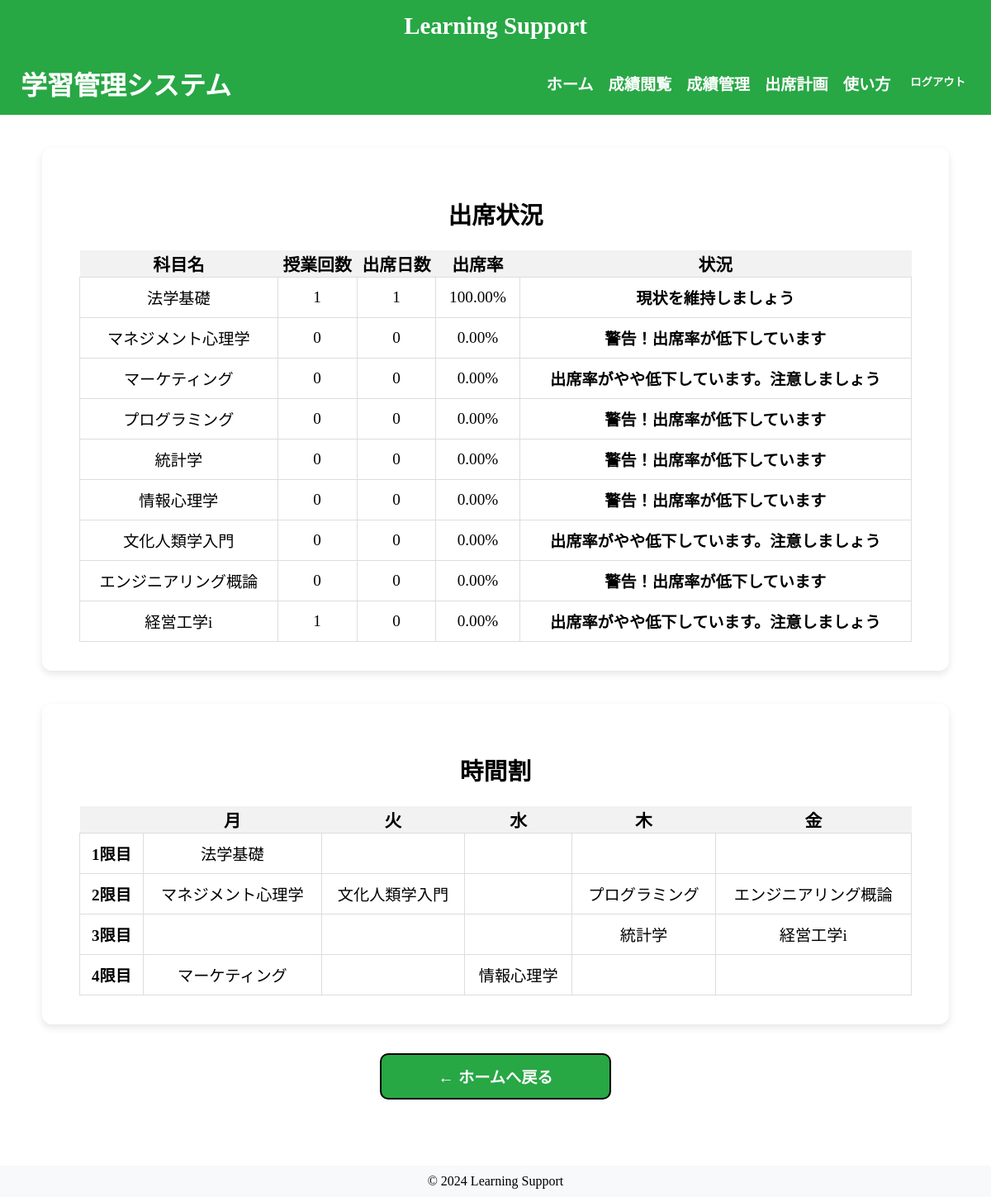
Screenshot of /core/attendance_plan/ (signed in) with the database file from the repository.
### core/models.py (models this page shows, shortened)
class Subject(models.Model):
    SUBJECT_CLASS_CHOICES = [
        ('必修', '必修'),
        ('教養', '教養'),
        ('専門', '専門'),
    ]
    DAY_CHOICES = [
        ('月', '月曜日'),
        ('火', '火曜日'),
        ('水', '水曜日'),
        ('木', '木曜日'),
        ('金', '金曜日'),
    ]
    subject_id = models.AutoField(primary_key=True)
    student = models.ForeignKey(Student, on_delete=models.CASCADE)
    subject_name = models.CharField(max_length=50)
    subject_class = models.CharField(max_length=10, choices=SUBJECT_CLASS_CHOICES)
    subject_score = models.IntegerField(null=True, blank=True)
    attend_days = models.IntegerField(default=0)
    lesson_count = models.IntegerField(null=True, blank=True)
    day_of_week = models.CharField(max_length=2, choices=DAY_CHOICES, default='月')
    date = models.CharField(max_length=10, default="月曜日")
    table = models.CharField(max_length=10, default="1限目")
    class Meta:
        constraints = [
            models.UniqueConstraint(
                fields=['student', 'subject_name'],
                name='unique_student_subject'
            )
        ]

### core/views.py (the view)
# urls.py: path('attendance_plan/', views.attendance_plan, name='attendance_plan'),
@never_cache
def attendance_plan(request):
    student = Student.objects.get(user=request.user)
    subjects = Subject.objects.filter(student=student).order_by('day_of_week', 'table')
    days = ['月曜日', '火曜日', '水曜日', '木曜日', '金曜日']
    periods = ['1限目', '2限目', '3限目', '4限目']
    day_map = {
        '月': '月曜日', '火': '火曜日', '水': '水曜日',
        '木': '木曜日', '金': '金曜日',
        '月曜日': '月曜日', '火曜日': '火曜日',
        '水曜日': '水曜日', '木曜日': '木曜日',
        '金曜日': '金曜日',
    }
    timetable = {}
    for subject in subjects:
        period = subject.table.strip()
        raw_day = subject.day_of_week.strip()
        day = day_map.get(raw_day, raw_day)
        if period not in timetable:
            timetable[period] = {}
        timetable[period][day] = subject.subject_name
    attendance_data = []
    warning_required_subject = False  # 必修警告フラグ
    for subject in subjects:
        lesson_count = subject.lesson_count or 0
        attend_days = subject.attend_days or 0
        if lesson_count > 0:
            attendance_rate = (attend_days / lesson_count) * 100
        else:
            attendance_rate = 0
        if attendance_rate < 70:
            if subject.subject_class == "必修":
                status = "警告！出席率が低下しています"
                status_class = "status-danger"   # ← 赤表示は必修のみ
                warning_required_subject = True
            else:
                status = "出席率がやや低下しています。注意しましょう"
                status_class = "status-warning"  # ← 赤にしない
        elif attendance_rate < 80:
            status = "少し注意が必要です"
            status_class = "status-warning"
        else:
            status = "現状を維持しましょう"
            status_class = "status-safe"
        attendance_data.append({
            'subject_name': subject.subject_name,
            'lesson_count': lesson_count,
            'attend_days': attend_days,
            'attendance_rate': round(attendance_rate, 1),
            'status': status,
            'status_class': status_class,
        })
    return render(request, 'core/attendance_plan.html', {
        'attendance_data': attendance_data,
        'timetable': timetable,
        'days': days,
        'periods': periods,
    })

### core/templatetags/custom_filters.py (called while the page is built)
@register.filter(name='dict_get')  # ← ここに 'dict_get' を明示的に指定
def dict_get(dictionary, key):
    if isinstance(dictionary, dict):
        return dictionary.get(key)
    return None

### core/templates/core/attendance_plan.html (shortened to what this page needs)
{% extends 'base.html' %}
{% load custom_filters %}
{% block content %}
<header style="display: flex; justify-content: space-between; align-items: center; padding: 15px 25px; background-color: #28a745; color: white; font-size: 1.2rem;">
    <h1 style="margin: 0; font-size: 2rem;">学習管理システム</h1>
    <nav>
        <ul style="list-style: none; display: flex; gap: 18px; margin: 0; padding: 0; font-size: 1.2rem;">
            <li><a href="{% url 'core:student_home' %}" style="text-decoration: none; color: white; font-weight: bold;">ホーム</a></li>
            <li><a href="{% url 'core:grade_view' %}" style="text-decoration: none; color: white; font-weight: bold;">成績閲覧</a></li>
            <li><a href="{% url 'core:manage_grades' %}" style="text-decoration: none; color: white; font-weight: bold;">成績管理</a></li>
            <li><a href="{% url 'core:attendance_plan' %}" style="text-decoration: none; color: white; font-weight: bold;">出席計画</a></li>
            <li><a href="{% url 'core:manual' %}" style="text-decoration: none; color: white; font-weight: bold;">使い方</a></li>
            <li>
                <form method="POST" action="{% url 'core:logout' %}" style="display: inline;">
                    <button type="submit" style="background: none; border: none; color: white; font-weight: bold; cursor: pointer;">
                        ログアウト
                    </button>
                </form>
            </li>
        </ul>
    </nav>
</header>
<div style="padding:40px;display:flex;flex-direction:column;align-items:center; font-size:1.2rem;">
    <div style="background:white;padding:35px 45px;border-radius:12px;box-shadow:0 4px 10px rgba(0,0,0,0.1);width:90%;max-width:1100px;text-align:center;">
        <h2 style="font-size:1.8rem;">出席状況</h2>
        <table style="width:100%;border-collapse:collapse;margin-top:20px;text-align:center;font-size:1.2rem;">
            <thead style="background-color:#f2f2f2;font-size:1.3rem;">
                <tr>
                    <th>科目名</th>
                    <th>授業回数</th>
                    <th>出席日数</th>
                    <th>出席率</th>
                    <th>状況</th>
                </tr>
            </thead>
            <tbody>
                {% for data in attendance_data %}
                    <tr class="{% if data.status == '危険' %}danger-row{% elif data.status == '注意' %}warning-row{% endif %}">
                        <td style="border:1px solid #ddd;padding:10px;">
                            {{ data.subject_name }}
                        </td>
                        <td style="border:1px solid #ddd;padding:10px;">
                            {{ data.lesson_count|default:0 }}
                        </td>
                        <td style="border:1px solid #ddd;padding:10px;">
                            {{ data.attend_days|default:0 }}
                        </td>
                        <td style="border:1px solid #ddd;padding:10px;">
                            {{ data.attendance_rate|default:0|floatformat:2 }}%
                        </td>
                        <td style="border:1px solid #ddd;padding:10px;font-weight:bold;">
                            {{ data.status }}
                        </td>
                    </tr>
                {% empty %}
                    <tr>
                        <td colspan="5" style="padding:12px;">登録データがありません。</td>
                    </tr>
                {% endfor %}
            </tbody>
        </table>
    </div>
    <div style="background:white;margin-top:40px;padding:35px 45px;border-radius:12px;box-shadow:0 4px 10px rgba(0,0,0,0.1);width:90%;max-width:1100px;text-align:center;">
        <h2 style="font-size:1.8rem;">時間割</h2>
        <table style="width:100%;border-collapse:collapse;margin-top:20px;text-align:center;font-size:1.2rem;">
            <thead style="background-color:#f2f2f2;font-size:1.3rem;">
                <tr>
                    <th></th>
                    {% for day in days %}
                        <th>{{ day|slice:":1" }}</th>
                    {% endfor %}
                </tr>
            </thead>
            <tbody>
                {% for period in periods %}
                    <tr>
                        <td style="border:1px solid #ddd;padding:10px;font-weight:bold;">
                            {{ period }}
                        </td>
                        {% for day in days %}
                            {% with timetable|dict_get:period as day_table %}
                                <td style="border:1px solid #ddd;padding:10px;">
                                    {% if day_table|dict_get:day %}
                                        {{ day_table|dict_get:day }}
                                    {% else %}
                                        &nbsp;
                                    {% endif %}
                                </td>
                            {% endwith %}
                        {% endfor %}
                    </tr>
                {% endfor %}
            </tbody>
        </table>
    </div>
    <div style="margin-top: 35px; width: 280px; margin-left: auto; margin-right: auto;">
        <form method="GET" action="{% url 'core:student_home' %}" style="margin: 0;">
            <button type="submit"
                style="
                    width: 100%;
                    padding: 12px 0;
                    font-size: 1.2rem;
                    background-color: #28a745;
                    color: white;
                    border-radius: 10px;
                    font-weight: bold;
                    border: 2px solid black;
                    cursor: pointer;
                    text-decoration: none;
                ">
                ← ホームへ戻る
            </button>
        </form>
    </div>
</div>
{% endblock %}

### core/static/core/style.css (style rules this page uses)
body { background-color: white; margin: 0; }
header { background-image: url('/static/images/header-bg.jpg'); background-size: cover; background-position: center; color: white; padding: 20px; }

### rows the page displays
Subject: subject_name "法学基礎", subject_name "法学基礎"
Subject: subject_name "マネジメント心理学", subject_name "マネジメント心理学"
Subject: subject_name "マーケティング", subject_name "マーケティング"
Subject: subject_name "プログラミング", subject_name "プログラミング"
Subject: subject_name "統計学", subject_name "統計学"
Subject: subject_name "情報心理学", subject_name "情報心理学"
Subject: subject_name "文化人類学入門", subject_name "文化人類学入門"
Subject: subject_name "エンジニアリング概論", subject_name "エンジニアリング概論"
Subject: subject_name "経営工学i", subject_name "経営工学i"

### other values shown
{{ data.lesson_count|default:0 }} "1" "0" "0" "0" "0" "0" "0" "0" "1"
{{ data.attend_days|default:0 }} "1" "0" "0" "0" "0" "0" "0" "0" "0"
{{ data.attendance_rate|default:0|floatformat:2 }} "100.00" "0.00" "0.00" "0.00" "0.00" "0.00" "0.00" "0.00" "0.00"
{{ data.status }} "現状を維持しましょう" "警告！出席率が低下しています" "出席率がやや低下しています。注意しましょう" "警告！出席率が低下しています" "警告！出席率が低下しています" "警告！出席率が低下しています" "出席率がやや低下しています。注意しましょう" "警告！出席率が低下しています" "出席率がやや低下しています。注意しましょう"
{{ day|slice:":1" }} "月" "火" "水" "木" "金"
{{ period }} "1限目" "2限目" "3限目" "4限目"
